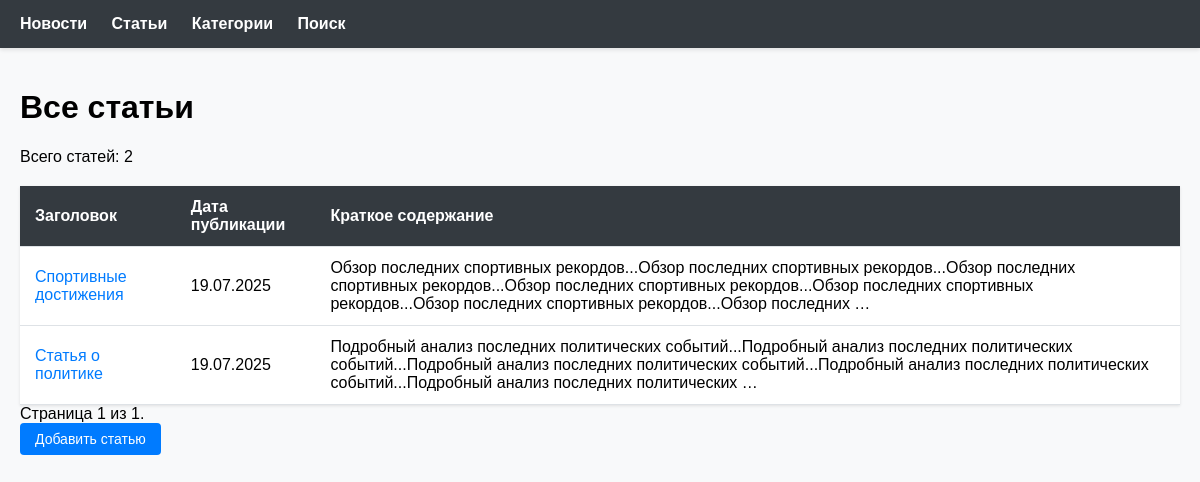
Before: /news/articles/ with the older database file.
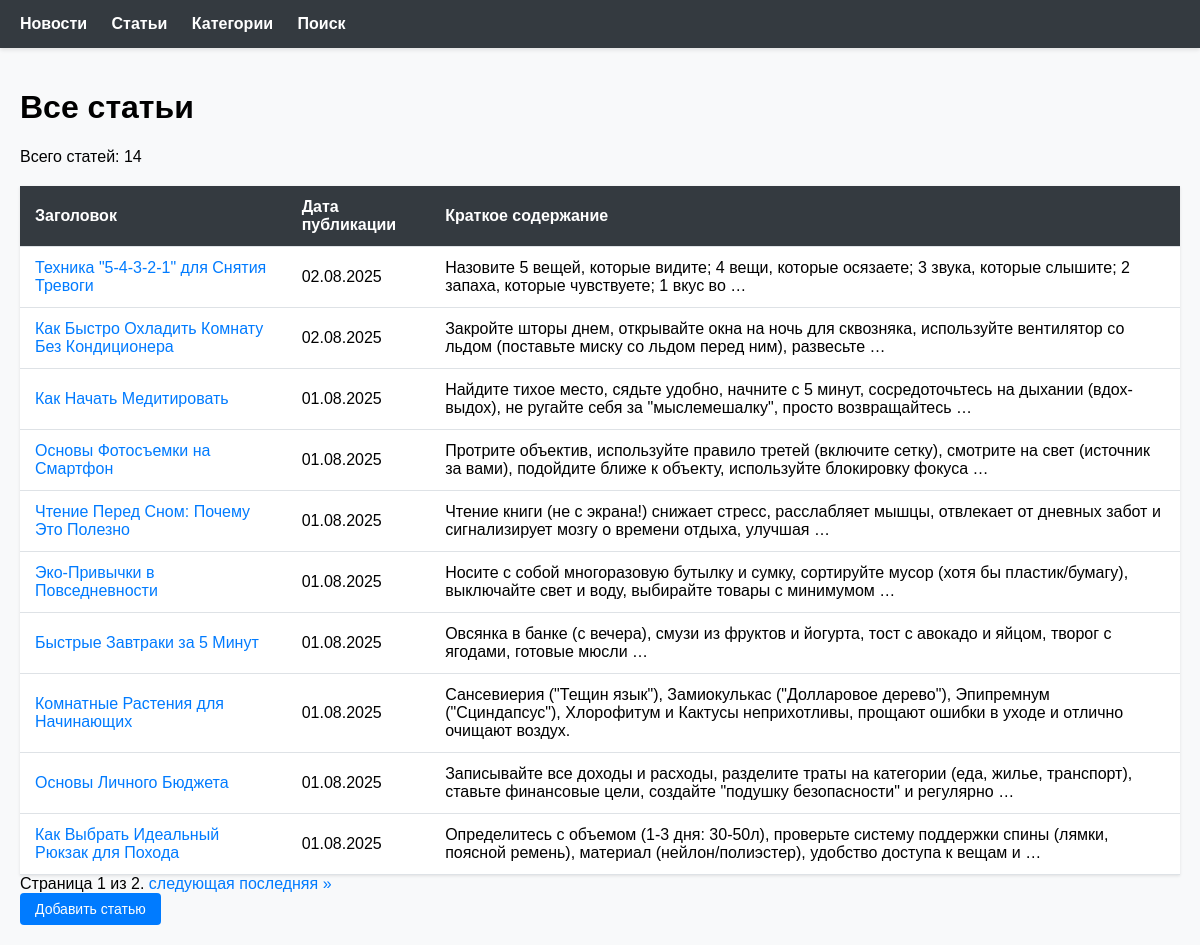
After: the same page with the newer database file.
### NewsPortal/models.py (models this page shows, shortened)
class Post(models.Model):
    ARTICLE = 'AR'
    NEWS = 'NW'
    POST_TYPES = [
        (ARTICLE, 'Статья'),
        (NEWS, 'Новость'),
    ]
    author = models.ForeignKey(
        Author,
        on_delete=models.CASCADE,
        related_name='posts'
    )
    post_type = models.CharField(max_length=2, choices=POST_TYPES)
    created_at = models.DateTimeField(auto_now_add=True)
    categories = models.ManyToManyField(
        Category,
        through='PostCategory',
        related_name='posts'
    )
    title = models.CharField(max_length=200)
    content = models.TextField()
    rating = models.IntegerField(default=0)

### NewsPortal/views.py (the view)
# urls.py: path('articles/', views.article_list, name='article_list'),
def article_list(request):
    articles = Post.objects.filter(post_type='AR').order_by('-created_at')
    paginator = Paginator(articles, 10)
    page_number = request.GET.get('page')
    page_obj = paginator.get_page(page_number)
    return render(request, 'news/article_list.html', {
        'page_obj': page_obj,
        'total_articles': articles.count()
    })

### NewsPortal/context_processors.py (called while the page is built)
def site_info(request):
    return {
        'SITE_NAME': getattr(settings, 'SITE_NAME', 'News Portal'),
        'SITE_URL': getattr(settings, 'SITE_URL', 'localhost:8000'),
    }

def site_settings(request):
    return {
        'SITE_NAME': settings.SITE_NAME,
        'SITE_URL': settings.SITE_URL,
    }

def social_login_buttons(request):
    return {
        'social_login_buttons': mark_safe(
            '<a href="/accounts/yandex/login/?process=login" class="btn yandex-btn">'
            '<img src="https://upload.wikimedia.org/wikipedia/commons/thumb/9/91/Yandex_icon.svg/512px-Yandex_icon'
            '.svg.png"'
            'alt="Yandex" width="20"> Войти через Yandex'
            '</a>'
        )
    }

### NewsPortal/templates/news/article_list.html (shortened to what this page needs)
{% extends 'default.html' %}
{% load news_filters %}
{% block content %}
    <h1>Все статьи</h1>
    <p>Всего статей: {{ total_articles }}</p>
    <table>
        <thead>
            <tr>
                <th>Заголовок</th>
                <th>Дата публикации</th>
                <th>Краткое содержание</th>
            </tr>
        </thead>
        <tbody>
            {% for article in page_obj %}
                <tr>
                    <td><a href="{% url 'NewsPortal:article_detail' article.id %}">{{ article.title|censor }}</a></td>
                    <td>{{ article.created_at|date:"d.m.Y" }}</td>
                    <td>{{ article.content|censor|truncatewords:20 }}</td>
                </tr>
            {% endfor %}
        </tbody>
    </table>
    <div class="pagination">
        <span class="step-links">
            <span class="current">
                Страница {{ page_obj.number }} из {{ page_obj.paginator.num_pages }}.
            </span>
            {% if page_obj.has_next %}
                <a href="?page={{ page_obj.next_page_number }}">следующая</a>
                <a href="?page={{ page_obj.paginator.num_pages }}">последняя &raquo;</a>
            {% endif %}
        </span>
    </div>
    <a href="{% url 'NewsPortal:article_create' %}" class="btn">Добавить статью</a>
{% endblock %}

Changed rows visible on the page:
no longer on this page (row unchanged): Post: title|censor "Спортивные достижения", created_at "19.07.2025", content|censor "Обзор последних спортивных рекордов...Обзор последних спортивных рекордов...Обзор последних спортивных рекордов...Обзор последних спортивных рекордов...Обзор последних спортивных рекордов...Обзор последних спортивных рекордов...Обзор последних …"
removed Post: title|censor "Статья о политике", created_at "19.07.2025", content|censor "Подробный анализ последних политических событий...Подробный анализ последних политических событий...Подробный анализ последних политических событий...Подробный анализ последних политических событий...Подробный анализ последних политических …"
added Post: title|censor "Техника \"5-4-3-2-1\" для Снятия Тревоги", created_at "02.08.2025", content|censor "Назовите 5 вещей, которые видите; 4 вещи, которые осязаете; 3 звука, которые слышите; 2 запаха, которые чувствуете; 1 вкус во …"
added Post: title|censor "Как Быстро Охладить Комнату Без Кондиционера", created_at "02.08.2025", content|censor "Закройте шторы днем, открывайте окна на ночь для сквозняка, используйте вентилятор со льдом (поставьте миску со льдом перед ним), развесьте …"
added Post: title|censor "Как Начать Медитировать", created_at "01.08.2025", content|censor "Найдите тихое место, сядьте удобно, начните с 5 минут, сосредоточьтесь на дыхании (вдох-выдох), не ругайте себя за \"мыслемешалку\", просто возвращайтесь …"
added Post: title|censor "Основы Фотосъемки на Смартфон", created_at "01.08.2025", content|censor "Протрите объектив, используйте правило третей (включите сетку), смотрите на свет (источник за вами), подойдите ближе к объекту, используйте блокировку фокуса …"
added Post: title|censor "Чтение Перед Сном: Почему Это Полезно", created_at "01.08.2025", content|censor "Чтение книги (не с экрана!) снижает стресс, расслабляет мышцы, отвлекает от дневных забот и сигнализирует мозгу о времени отдыха, улучшая …"
added Post: title|censor "Эко-Привычки в Повседневности", created_at "01.08.2025", content|censor "Носите с собой многоразовую бутылку и сумку, сортируйте мусор (хотя бы пластик/бумагу), выключайте свет и воду, выбирайте товары с минимумом …"
added Post: title|censor "Быстрые Завтраки за 5 Минут", created_at "01.08.2025", content|censor "Овсянка в банке (с вечера), смузи из фруктов и йогурта, тост с авокадо и яйцом, творог с ягодами, готовые мюсли …"
added Post: title|censor "Комнатные Растения для Начинающих", created_at "01.08.2025", content|censor "Сансевиерия (\"Тещин язык\"), Замиокулькас (\"Долларовое дерево\"), Эпипремнум (\"Сциндапсус\"), Хлорофитум и Кактусы неприхотливы, прощают ошибки в уходе и отлично очищают воздух."
added Post: title|censor "Основы Личного Бюджета", created_at "01.08.2025", content|censor "Записывайте все доходы и расходы, разделите траты на категории (еда, жилье, транспорт), ставьте финансовые цели, создайте \"подушку безопасности\" и регулярно …"
added Post: title|censor "Как Выбрать Идеальный Рюкзак для Похода", created_at "01.08.2025", content|censor "Определитесь с объемом (1-3 дня: 30-50л), проверьте систему поддержки спины (лямки, поясной ремень), материал (нейлон/полиэстер), удобство доступа к вещам и …"
Other visible differences:
{{ total_articles }}: "2" → "14"
{{ page_obj.paginator.num_pages }}: "1" → "2"
text now shown: "следующая последняя »"
